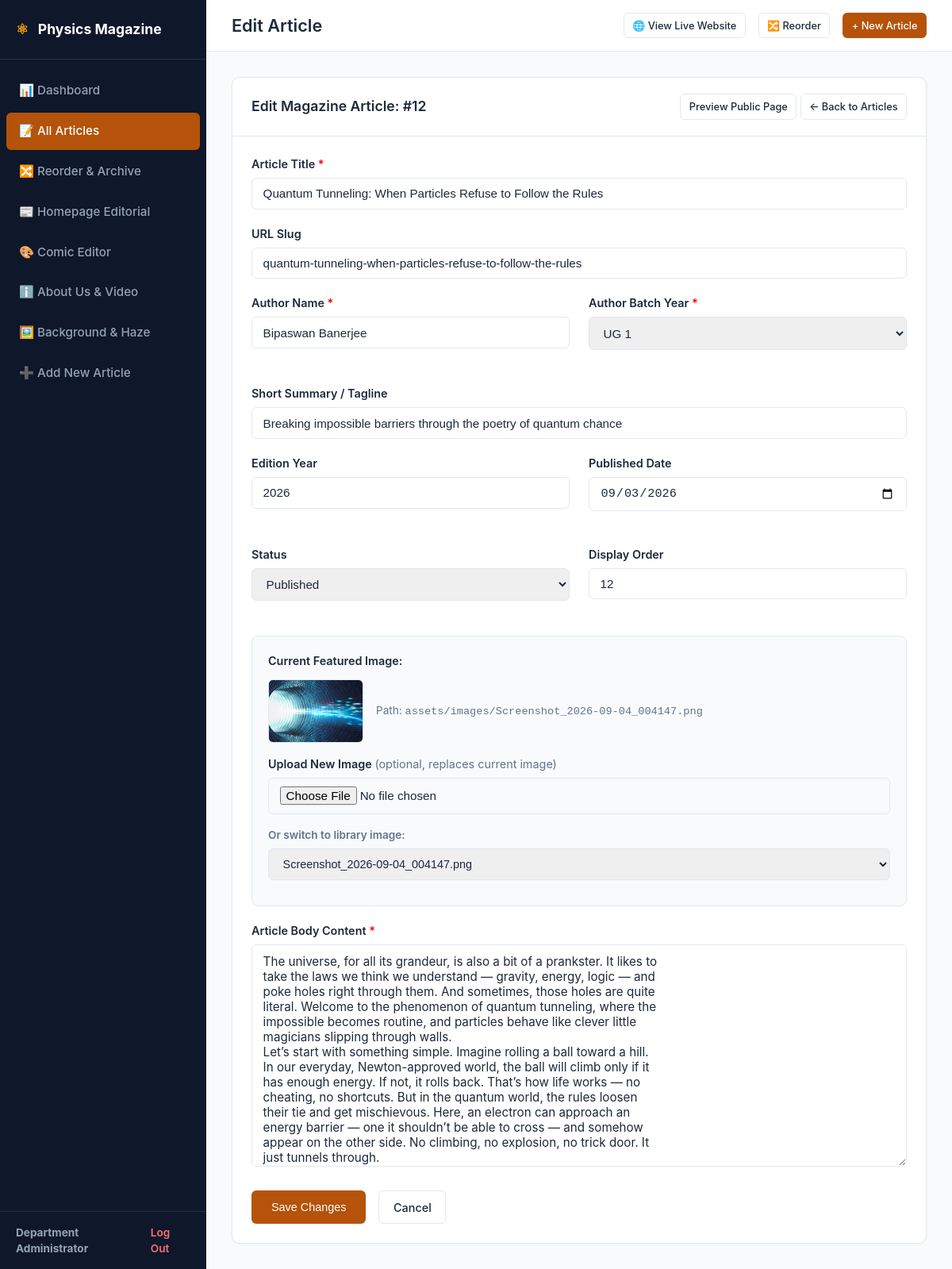
The app's page /admin/article-edit.php?id=12 (signed in), older data.
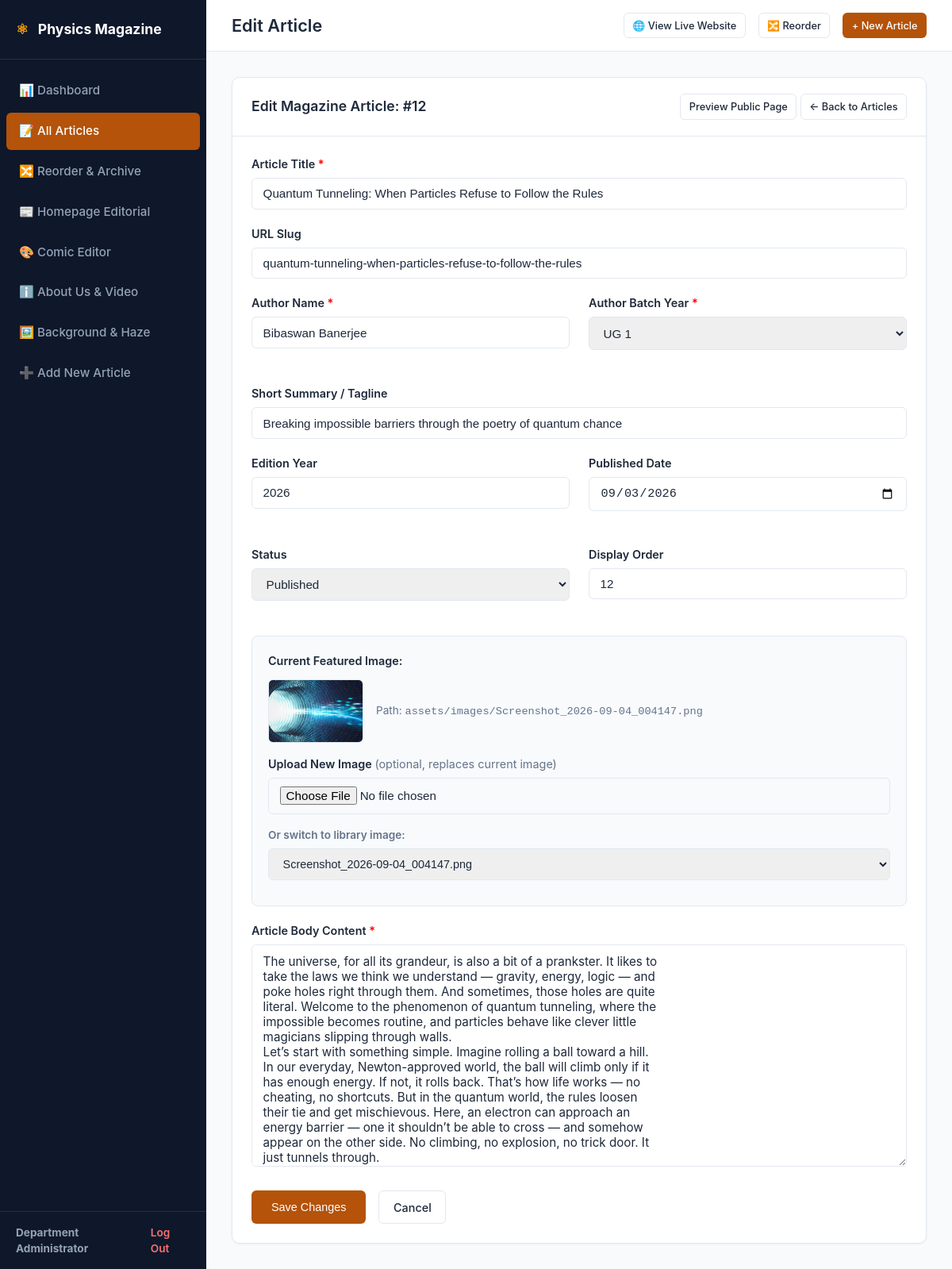
The same page, newer data.
### tables this page shows
CREATE TABLE `articles` (
  `id` int(11) NOT NULL,
  `slug` varchar(255) NOT NULL,
  `title` varchar(255) NOT NULL,
  `summary` varchar(500) NOT NULL,
  `author_name` varchar(150) NOT NULL,
  `author_batch` varchar(50) NOT NULL,
  `image_path` varchar(255) NOT NULL,
  `content` mediumtext NOT NULL,
  `edition_year` int(11) NOT NULL DEFAULT 2025,
  `published_date` date NOT NULL,
  `status` enum('published','draft') NOT NULL DEFAULT 'published',
  `sort_order` int(11) NOT NULL DEFAULT 0,
  `views_count` int(11) NOT NULL DEFAULT 0,
  `created_at` datetime DEFAULT current_timestamp(),
  `updated_at` datetime DEFAULT current_timestamp() ON UPDATE current_timestamp()
);

### includes/functions.php (called while the page is built, shortened)
<?php
function e($string)
{
    return htmlspecialchars($string ?? '', ENT_QUOTES, 'UTF-8');
}

### admin/article-edit.php (the view, shortened to what the changed rows need)
<?php
require_once __DIR__ . '/includes/admin_header.php';
$pdo = get_db_connection();
$id = (int) ($_GET['id'] ?? 0);
$stmt = $pdo->prepare("SELECT * FROM articles WHERE id = ?");
$stmt->execute([$id]);
$article = $stmt->fetch();
$availableImages = glob(__DIR__ . '/../assets/images/*.{jpg,jpeg,png,webp}', GLOB_BRACE);
?>
<div class="card" style="max-width: 900px; margin: 0 auto;">
  <div class="card-header">
    <h2>Edit Magazine Article: #<?= $article['id'] ?></h2>
    <div>
      <a href="../article.php?slug=<?= urlencode($article['slug']) ?>" target="_blank"
        class="btn btn-secondary btn-sm">Preview Public Page</a>
      <a href="articles.php" class="btn btn-secondary btn-sm">&larr; Back to Articles</a>
    </div>
  </div>
  <div class="card-body">
    <form method="POST" action="article-edit.php?id=<?= $article['id'] ?>" enctype="multipart/form-data">
      <div class="form-group">
        <label for="title">Article Title <span style="color: red;">*</span></label>
        <input type="text" id="title" name="title" class="form-control" required value="<?= e($article['title']) ?>">
      </div>
      <div class="form-group">
        <label for="slug">URL Slug</label>
        <input type="text" id="slug" name="slug" data-autogen="false" class="form-control"
          value="<?= e($article['slug']) ?>">
      </div>
      <div class="form-grid">
        <div class="form-group">
          <label for="author_name">Author Name <span style="color: red;">*</span></label>
          <input type="text" id="author_name" name="author_name" class="form-control" required
            value="<?= e($article['author_name']) ?>">
        </div>
      </div>
      <div class="form-group">
        <label for="summary">Short Summary / Tagline</label>
        <input type="text" id="summary" name="summary" class="form-control" value="<?= e($article['summary']) ?>">
      </div>
      <div class="form-grid">
        <div class="form-group">
          <label for="edition_year">Edition Year</label>
          <input type="number" id="edition_year" name="edition_year" class="form-control"
            value="<?= e($article['edition_year']) ?>">
        </div>
        <div class="form-group">
          <label for="published_date">Published Date</label>
          <input type="date" id="published_date" name="published_date" class="form-control"
            value="<?= e($article['published_date']) ?>">
        </div>
        <div class="form-group">
          <label for="status">Status</label>
          <select id="status" name="status" class="form-control">
            <option value="published" <?= $article['status'] === 'published' ? 'selected' : '' ?>>Published</option>
          </select>
        </div>
        <div class="form-group">
          <label for="sort_order">Display Order</label>
          <input type="number" id="sort_order" name="sort_order" class="form-control"
            value="<?= e($article['sort_order']) ?>">
        </div>
      </div>
      <div class="form-group"
        style="background: #f8fafc; border: 1px solid var(--border); padding: 1.25rem; border-radius: 8px;">
        <div class="image-preview-container" style="margin-bottom: 1rem;">
          <img src="../<?= e($article['image_path']) ?>" alt="" class="image-preview-thumb">
          <span style="font-size: 0.85rem; color: #64748b;">Path: <code><?= e($article['image_path']) ?></code></span>
        </div>
        <div style="margin-top: 1rem;">
          <label style="font-size: 0.85rem; color: #64748b;">Or switch to library image:</label>
          <select name="existing_asset" class="form-control" style="font-size: 0.9rem;">
            <?php foreach ($availableImages as $img):
              $rel = 'assets/images/' . basename($img);
              ?>
              <option value="<?= e($rel) ?>" <?= ($article['image_path'] === $rel) ? 'selected' : '' ?>>
                <?= e(basename($img)) ?></option>
            <?php endforeach; ?>
          </select>
        </div>
      </div>
      <div class="form-group">
        <label for="content">Article Body Content <span style="color: red;">*</span></label>
        <textarea id="content" name="content" class="form-control" style="min-height: 280px;"
          required><?= e($article['content']) ?></textarea>
      </div>
    </form>
  </div>
</div>
<?php require_once __DIR__ . '/includes/admin_footer.php'; ?>

Row changes from the older to the newer data that the page shows:
changed articles "assets/images/Screenshot_2026-09-04_004147.png": author_name "Bipaswan Banerjee" → "Bibaswan Banerjee"
